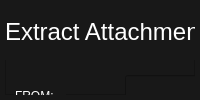
                   <widget class="QWidget" name="page_new_download">
                    <property name="styleSheet">
                     <string notr="true">background:rgb(24, 24, 24);</string>
                    </property>
                    <layout class="QVBoxLayout" name="verticalLayout_10">
                     <property name="spacing">
                      <number>0</number>
                     </property>
                     <property name="leftMargin">
                      <number>5</number>
                     </property>
                     <property name="topMargin">
                      <number>5</number>
                     </property>
                     <property name="rightMargin">
                      <number>5</number>
                     </property>
                     <property name="bottomMargin">
                      <number>5</number>
                     </property>
                     <item>
                      <widget class="QFrame" name="frame_3">
                       <property name="autoFillBackground">
                        <bool>false</bool>
                       </property>
                       <property name="styleSheet">
                        <string notr="true">background:rgb(24, 24, 24);</string>
                       </property>
                       <property name="frameShape">
                        <enum>QFrame::StyledPanel</enum>
                       </property>
                       <property name="frameShadow">
                        <enum>QFrame::Raised</enum>
                       </property>
                       <widget class="QCheckBox" name="gDrive">
                        <property name="geometry">
                         <rect>
                          <x>260</x>
                          <y>410</y>
                          <width>201</width>
                          <height>20</height>
                         </rect>
                        </property>
                        <property name="styleSheet">
                         <string notr="true">color: rgb(255, 255, 255);
font: 10pt &quot;Arial&quot;;</string>
                        </property>
                        <property name="text">
                         <string>Upload to Google Drive</string>
                        </property>
                       </widget>
                       <widget class="QCheckBox" name="unread">
                        <property name="geometry">
                         <rect>
                          <x>510</x>
                          <y>80</y>
                          <width>161</width>
                          <height>31</height>
                         </rect>
                        </property>
                        <property name="styleSheet">
                         <string notr="true">color: rgb(255, 255, 255);
font: 10pt &quot;Arial&quot;;</string>
                        </property>
                        <property name="text">
                         <string>Only Unread Mails</string>
                        </property>
                       </widget>
                       <widget class="QLabel" name="lab_Bug">
                        <property name="enabled">
                         <bool>true</bool>
                        </property>
                        <property name="geometry">
                         <rect>
                          <x>0</x>
                          <y>0</y>
                          <width>401</width>
                          <height>55</height>
                         </rect>
                        </property>
                        <property name="minimumSize">
                         <size>
                          <width>0</width>
                          <height>55</height>
                         </size>
                        </property>
                        <property name="maximumSize">
                         <size>
                          <width>16777215</width>
                          <height>55</height>
                         </size>
                        </property>
                        <property name="font">
                         <font>
                          <family>Arial</family>
                          <pointsize>18</pointsize>
                          <weight>9</weight>
                          <italic>false</italic>
                          <bold>false</bold>
                         </font>
                        </property>
                        <property name="styleSheet">
                         <string notr="true">color: rgb(255, 255, 255);
font: 75 18pt &quot;Arial&quot;;</string>
                        </property>
                        <property name="text">
                         <string>&lt;html&gt;&lt;head/&gt;&lt;body&gt;&lt;p&gt;Extract Attachments&lt;/p&gt;&lt;/body&gt;&lt;/html&gt;</string>
                        </property>
                       </widget>
                       <widget class="QPushButton" name="choose_directory">
                        <property name="geometry">
                         <rect>
                          <x>0</x>
                          <y>470</y>
                          <width>211</width>
                          <height>41</height>
                         </rect>
                        </property>
                        <property name="styleSheet">
                         <string notr="true">color: rgb(0, 0, 0);
font: 10pt &quot;Arial&quot;;
background: qlineargradient(spread:pad, x1:0, y1:0, x2:1, y2:1, stop:0 rgba(141, 0, 131, 255), stop:1 rgba(255, 255, 255, 255))</string>
                        </property>
                        <property name="text">
                         <string>Select Download Directory</string>
                        </property>
                       </widget>
                       <widget class="QPushButton" name="save_attach">
                        <property name="enabled">
                         <bool>false</bool>
                        </property>
                        <property name="geometry">
                         <rect>
                          <x>0</x>
                          <y>560</y>
                          <width>231</width>
                          <height>61</height>
                         </rect>
                        </property>
                        <property name="autoFillBackground">
                         <bool>false</bool>
                        </property>
                        <property name="styleSheet">
                         <string notr="true">background: rgb(85, 255, 0);
font: 75 10pt &quot;MS Shell Dlg 2&quot;;</string>
                        </property>
                        <property name="text">
                         <string>Start</string>
                        </property>
                        <property name="icon">
                         <iconset>
                          <normaloff>icons/1x/play.png</normaloff>icons/1x/play.png</iconset>
                        </property>
                       </widget>
                       <widget class="QCheckBox" name="localStorage">
                        <property name="geometry">
                         <rect>
                          <x>0</x>
                          <y>410</y>
                          <width>231</width>
                          <height>20</height>
                         </rect>
                        </property>
                        <property name="styleSheet">
                         <string notr="true">color: rgb(255, 255, 255);
font: 10pt &quot;Arial&quot;;</string>
                        </property>
                        <property name="text">
                         <string>Download To Local Storage</string>
                        </property>
                       </widget>
                       <widget class="QLineEdit" name="email_from">
                        <property name="enabled">
                         <bool>true</bool>
                        </property>
                        <property name="geometry">
                         <rect>
                          <x>120</x>
                          <y>70</y>
                          <width>341</width>
                          <height>41</height>
                         </rect>
                        </property>
                        <property name="styleSheet">
                         <string notr="true">color: rgb(255, 255, 255);
font: 9pt &quot;Arial&quot;;</string>
                        </property>
                       </widget>
                       <widget class="QLineEdit" name="to">
                        <property name="geometry">
                         <rect>
                          <x>120</x>
                          <y>130</y>
                          <width>341</width>
                          <height>41</height>
                         </rect>
                        </property>
                        <property name="styleSheet">
                         <string notr="true">color: rgb(255, 255, 255);
font: 9pt &quot;Arial&quot;;</string>
                        </property>
                       </widget>
                       <widget class="QLabel" name="label">
                        <property name="geometry">
                         <rect>
                          <x>10</x>
                          <y>80</y>
                          <width>51</width>
                          <height>21</height>
                         </rect>
                        </property>
                        <property name="styleSheet">
                         <string notr="true">color: rgb(255, 255, 255);
font: 10pt &quot;Arial&quot;;</string>
                        </property>
                        <property name="text">
                         <string>FROM:</string>
                        </property>
                       </widget>
                       <widget class="QLabel" name="label_5">
                        <property name="geometry">
                         <rect>
                          <x>10</x>
                          <y>140</y>
                          <width>31</width>
                          <height>21</height>
                         </rect>
                        </property>
                        <property name="styleSheet">
                         <string notr="true">color: rgb(255, 255, 255);
font: 10pt &quot;Arial&quot;;</string>
                        </property>
                        <property name="text">
                         <string>TO:</string>
                        </property>
                       </widget>
                       <widget class="QLabel" name="label_6">
                        <property name="geometry">
                         <rect>
                          <x>510</x>
                          <y>240</y>
                          <width>51</width>
                          <height>21</height>
                         </rect>
                        </property>
                        <property name="styleSheet">
                         <string notr="true">color: rgb(255, 255, 255);
font: 10pt &quot;Arial&quot;;</string>
                        </property>
                        <property name="text">
                         <string>From:</string>
                        </property>
                       </widget>
                       <widget class="QLabel" name="label_7">
                        <property name="geometry">
                         <rect>
                          <x>500</x>
                          <y>280</y>
                          <width>71</width>
                          <height>21</height>
                         </rect>
                        </property>
                        <property name="styleSheet">
                         <string notr="true">color: rgb(255, 255, 255);
font: 10pt &quot;Arial&quot;;</string>
                        </property>
                        <property name="text">
                         <string>Up Until:</string>
                        </property>
                       </widget>
                       <widget class="QLabel" name="label_8">
                        <property name="geometry">
                         <rect>
                          <x>230</x>
                          <y>470</y>
                          <width>711</width>
                          <height>31</height>
                         </rect>
                        </property>
                        <property name="styleSheet">
                         <string notr="true">color: rgb(255, 255, 255);
font: 9pt &quot;Arial&quot;;</string>
                        </property>
                        <property name="text">
                         <string>No directory chosen</string>
                        </property>
                       </widget>
                       <widget class="QDateTimeEdit" name="date_from">
                        <property name="geometry">
                         <rect>
                          <x>590</x>
                          <y>240</y>
                          <width>194</width>
                          <height>22</height>
                         </rect>
                        </property>
                        <property name="styleSheet">
                         <string notr="true">color: rgb(255, 255, 255);
font: 9pt &quot;Arial&quot;;</string>
                        </property>
                        <property name="dateTime">
                         <datetime>
                          <hour>0</hour>
                          <minute>0</minute>
                          <second>0</second>
                          <year>2022</year>
                          <month>1</month>
                          <day>1</day>
                         </datetime>
                        </property>
                        <property name="displayFormat">
                         <string>dd-MM-yyyy HH:mm:ss</string>
                        </property>
                       </widget>
                       <widget class="QDateTimeEdit" name="date_upto">
                        <property name="geometry">
                         <rect>
                          <x>590</x>
                          <y>280</y>
                          <width>194</width>
                          <height>22</height>
                         </rect>
                        </property>
                        <property name="styleSheet">
                         <string notr="true">color: rgb(255, 255, 255);
font: 9pt &quot;Arial&quot;;</string>
                        </property>
                        <property name="dateTime">
                         <datetime>
                          <hour>0</hour>
                          <minute>0</minute>
                          <second>0</second>
                          <year>2022</year>
                          <month>12</month>
                          <day>31</day>
                         </datetime>
                        </property>
                        <property name="maximumDateTime">
                         <datetime>
                          <hour>23</hour>
                          <minute>59</minute>
                          <second>59</second>
                          <year>2100</year>
                          <month>12</month>
                          <day>31</day>
                         </datetime>
                        </property>
                        <property name="maximumDate">
                         <date>
                          <year>2100</year>
                          <month>12</month>
                          <day>31</day>
                         </date>
                        </property>
                        <property name="minimumDate">
                         <date>
                          <year>2000</year>
                          <month>9</month>
                          <day>14</day>
                         </date>
                        </property>
                        <property name="displayFormat">
                         <string>dd-MM-yyyy HH:mm:ss</string>
                        </property>
                       </widget>
                       <widget class="QCheckBox" name="read">
                        <property name="geometry">
                         <rect>
                          <x>700</x>
                          <y>80</y>
                          <width>161</width>
                          <height>31</height>
                         </rect>
                        </property>
                        <property name="styleSheet">
                         <string notr="true">color: rgb(255, 255, 255);
font: 10pt &quot;Arial&quot;;</string>
                        </property>
                        <property name="text">
                         <string>Only Read Mails</string>
                        </property>
                       </widget>
                       <widget class="QLineEdit" name="subject">
                        <property name="geometry">
                         <rect>
                          <x>120</x>
                          <y>180</y>
                          <width>341</width>
                          <height>41</height>
                         </rect>
                        </property>
                        <property name="sizePolicy">
                         <sizepolicy hsizetype="Fixed" vsizetype="Expanding">
                          <horstretch>0</horstretch>
                          <verstretch>0</verstretch>
                         </sizepolicy>
                        </property>
                        <property name="styleSheet">
                         <string notr="true">color: rgb(255, 255, 255);
font: 9pt &quot;Arial&quot;;</string>
                        </property>
                       </widget>
                       <widget class="QLabel" name="label_9">
                        <property name="geometry">
                         <rect>
                          <x>0</x>
                          <y>200</y>
                          <width>81</width>
                          <height>21</height>
                         </rect>
                        </property>
                        <property name="styleSheet">
                         <string notr="true">color: rgb(255, 255, 255);
font: 10pt &quot;Arial&quot;;</string>
                        </property>
                        <property name="text">
                         <string>SUBJECT:</string>
                        </property>
                       </widget>
                       <widget class="QLineEdit" name="has_words">
                        <property name="geometry">
                         <rect>
                          <x>120</x>
                          <y>240</y>
                          <width>341</width>
                          <height>41</height>
                         </rect>
                        </property>
                        <property name="sizePolicy">
                         <sizepolicy hsizetype="Fixed" vsizetype="Expanding">
                          <horstretch>0</horstretch>
                          <verstretch>0</verstretch>
                         </sizepolicy>
                        </property>
                        <property name="styleSheet">
                         <string notr="true">color: rgb(255, 255, 255);
font: 9pt &quot;Arial&quot;;</string>
                        </property>
                       </widget>
                       <widget class="QLabel" name="label_11">
                        <property name="geometry">
                         <rect>
                          <x>0</x>
                          <y>260</y>
                          <width>81</width>
                          <height>21</height>
                         </rect>
                        </property>
                        <property name="styleSheet">
                         <string notr="true">color: rgb(255, 255, 255);
font: 10pt &quot;Arial&quot;;</string>
                        </property>
                        <property name="text">
                         <string>Has Words:</string>
                        </property>
                       </widget>
                       <widget class="QLineEdit" name="doesnt_have">
                        <property name="geometry">
                         <rect>
                          <x>120</x>
                          <y>300</y>
                          <width>341</width>
                          <height>41</height>
                         </rect>
                        </property>
                        <property name="sizePolicy">
                         <sizepolicy hsizetype="Expanding" vsizetype="Expanding">
                          <horstretch>0</horstretch>
                          <verstretch>0</verstretch>
                         </sizepolicy>
                        </property>
                        <property name="styleSheet">
                         <string notr="true">color: rgb(255, 255, 255);
font: 9pt &quot;Arial&quot;;</string>
                        </property>
                       </widget>
                       <widget class="QLabel" name="label_12">
                        <property name="geometry">
                         <rect>
                          <x>0</x>
                          <y>310</y>
                          <width>101</width>
                          <height>31</height>
                         </rect>
                        </property>
                        <property name="sizePolicy">
                         <sizepolicy hsizetype="Fixed" vsizetype="Expanding">
                          <horstretch>0</horstretch>
                          <verstretch>0</verstretch>
                         </sizepolicy>
                        </property>
                        <property name="styleSheet">
                         <string notr="true">color: rgb(255, 255, 255);
font: 10pt &quot;Arial&quot;;</string>
                        </property>
                        <property name="text">
                         <string>Doesn't Have:</string>
                        </property>
                       </widget>
                       <widget class="QRadioButton" name="upcoming">
                        <property name="geometry">
                         <rect>
                          <x>510</x>
                          <y>150</y>
                          <width>151</width>
                          <height>20</height>
                         </rect>
                        </property>
                        <property name="styleSheet">
                         <string notr="true">color: rgb(255, 255, 255);
font: 10pt &quot;Arial&quot;;</string>
                        </property>
                        <property name="text">
                         <string>Upcoming Mails</string>
                        </property>
                       </widget>
                       <widget class="QLabel" name="label_13">
                        <property name="geometry">
                         <rect>
                          <x>530</x>
                          <y>480</y>
                          <width>401</width>
                          <height>51</height>
                         </rect>
                        </property>
                        <property name="styleSheet">
                         <string notr="true">color: rgb(255, 255, 255);
font: 10pt &quot;Arial&quot;;</string>
                        </property>
                        <property name="text">
                         <string>TextLabel</string>
                        </property>
                       </widget>
                      </widget>
                     </item>
                    </layout>
                   </widget>
